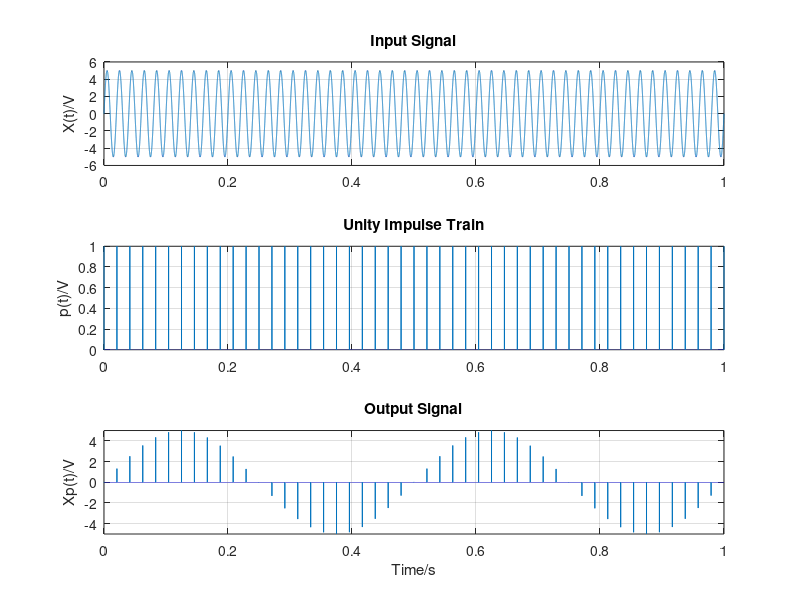

Source code (MATLAB):
Fs=100*10^3; %sampling rate
fs=48;       %sampling rate
t=0:1/Fs:1;
fx = 50;
w0 = 2*pi*fx;
x= 5*sin(w0*t); %Input signal

subplot(3,1,1);
plot(t,x);      %generating input signal plot
title('Input Signal'); 
ylabel('X(t)/V');
grid on;
hold on;

wp = 2*pi*t*fs;
sw=(1+square(wp, 0.1))/2; %sampling signal
subplot(3,1,2);
plot(t,sw);               %plotting sampling signal
title('Unity Impulse Train'); 
ylabel('p(t)/V');
grid on
hold on;

subplot(3,1,3);
xp=x.*sw;           %output signal
plot(t,xp);         %plotting output signal
title('Output Signal'); 
ylabel('Xp(t)/V');
grid on;
hold on;
xlabel('Time/s');

xlim([0 1]);
ylim([-5 5]); 
